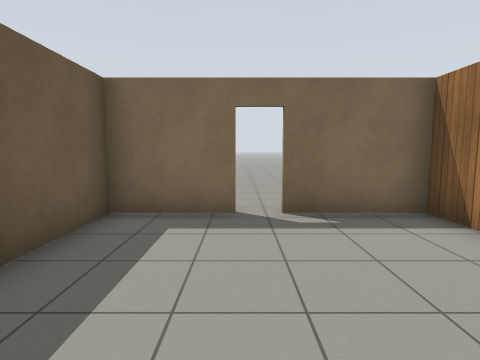
view 1 (above)

18 first-person views from a walk through a robot-simulator world made for Gazebo. The camera is 1.2 m above the floor, tilts 6° down and sees 80° across. The floor is counted in squares, 1 m on a side. Each view is taken from the middle of a square. On the plan, view 1 faces up. The plan holds only what a view shows up to about 12 squares ahead; the rest is blank. Simple patterns stand in for the simulator's built-in surfaces.

view 2
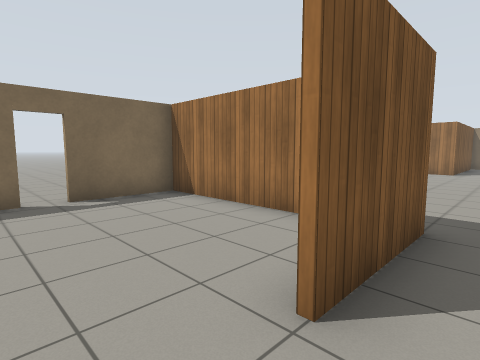

view 3
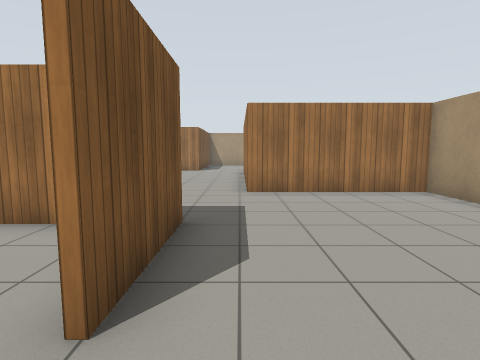

view 4
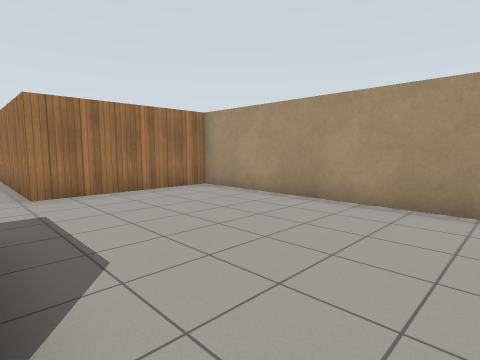

view 5
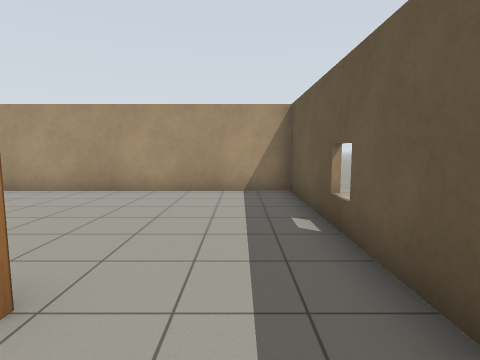

view 6
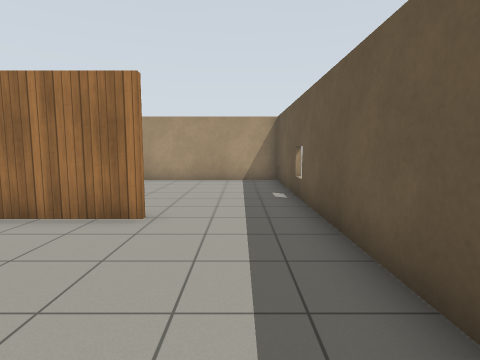

view 7
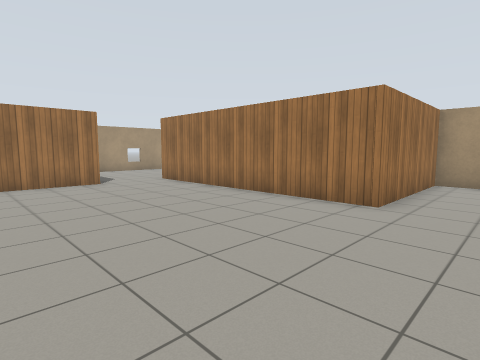

view 8
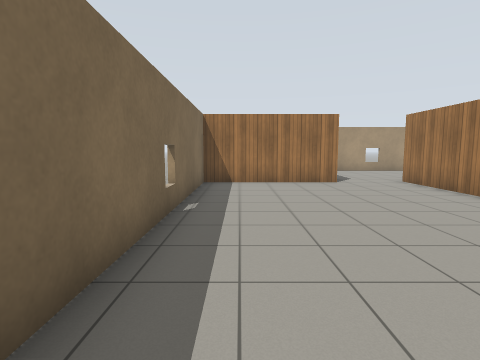

view 9
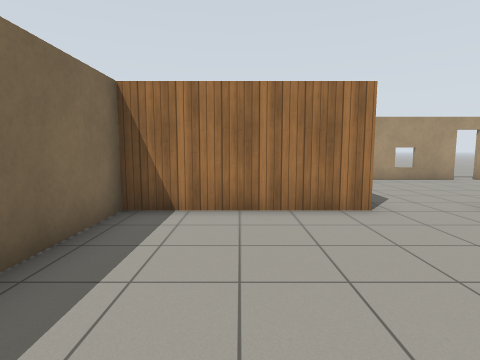

view 10
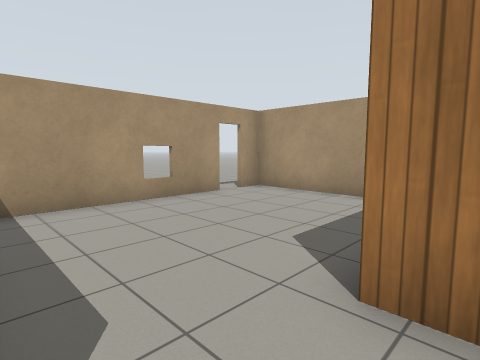

view 11
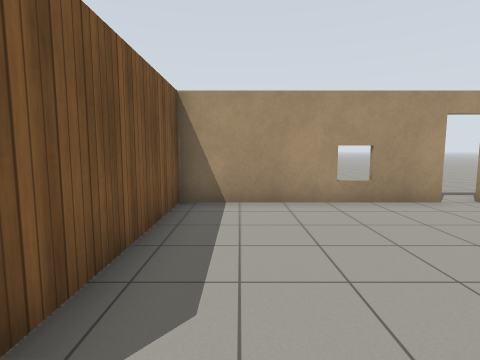

view 12
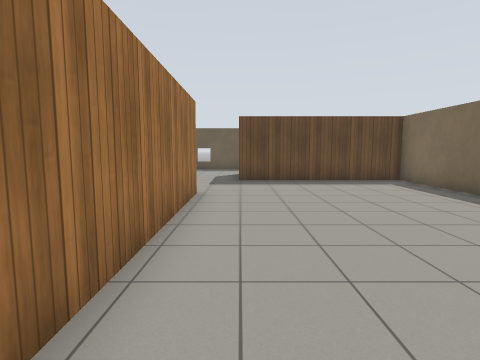

view 13
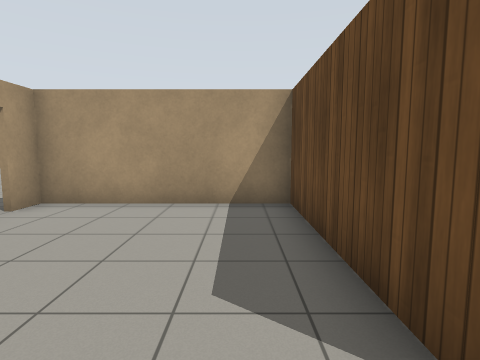

view 14
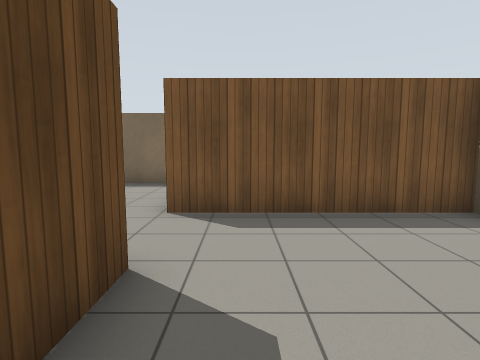

view 15
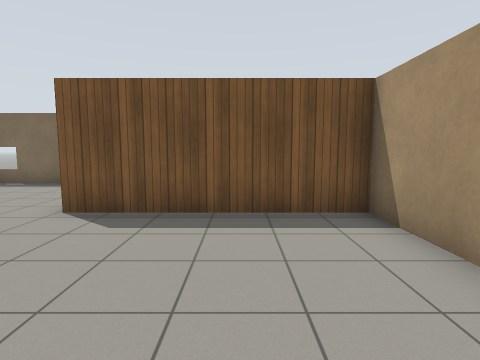

view 16
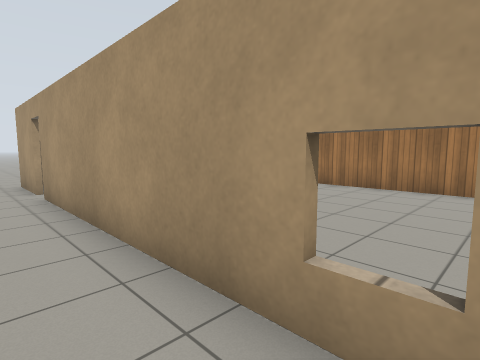

view 17
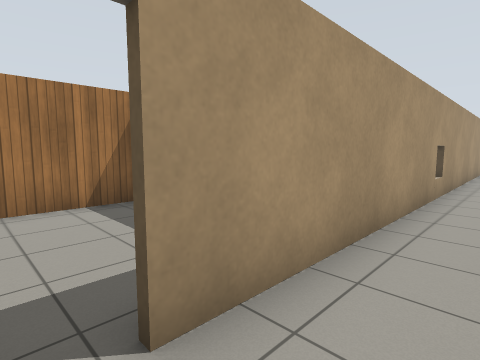

view 18
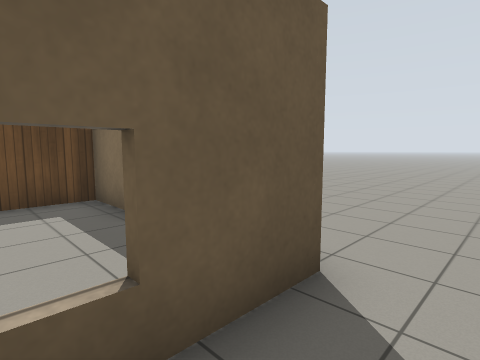

### Floor plan
Points are (right, up) in squares from view 1. A wall is a line through its corners. A room is listed if a view was taken in it or the views show most of it. See-through windows are left out.
Room 1 (views 1, 5, 6)
walls: (3.6, 0.9) (3.6, 5.5); (0.6, -0.9) (3.2, -0.9); (0, 5.3) (-2.5, 5.3) (-2.5, -0.4); (4, 5.3) (0.8, 5.3)
ways out: opening at (-0.5, -1) to room 2; open door at (0.5, 5) to room 5
Room 2 (views 2, 3, 4)
walls: (3.7, -1) (0.6, -1); (-2.5, -0.4) (-2.5, -7.4) (7.1, -7.4) (7.1, -2.2)
ways out: opening at (-0.5, -1) to room 1; opening at (5.5, -1.5) to room 3
Room 3 (views 7, 8, 9, 10, 11, 12)
walls: (7.1, -2.2) (15.9, -2.2); (15.6, 0.4) (15.6, 5.3) (4, 5.3); (3.7, 5.4) (3.7, -1)
ways out: opening at (5.5, -1.5) to room 2; opening at (16, -1) to room 4
Room 4 (views 13, 14, 15)
walls: (15.9, -2.2) (15.9, -7.4) (21.5, -7.4); (21.5, -5.6) (21.5, 0.4) (15.6, 0.4)
ways out: opening at (16, -1) to room 3; open door at (21.5, -6) to room 5
Room 5 (views 16, 17, 18)
walls: (3.6, 5.5) (18.4, 5.5); (19.1, 5.5) (21.6, 5.5) (21.6, 3)
ways out: open door at (0.5, 5) to room 1; open door at (21.5, -6) to room 4; open door at (18.5, 5) to room 6
Room 6 (no view inside)
walls: (17.5, 5.3) (15.9, 5.3) (15.9, 3.5); (16, 0.5) (18.5, 0.5)
ways out: open door at (18.5, 5) to room 5

Where each view was taken, in squares from view 1:
view 1: 0 up, 0 right, facing up
view 2: 2 down, 1 left, facing up-right
view 3: 2 down, 1 left, facing right
view 4: 1 down, 1 left, facing down-right
view 5: 1 up, 1 left, facing down
view 6: 4 up, 1 left, facing down
view 7: 4 up, 5 right, facing down-right
view 8: 4 up, 5 right, facing right
view 9: 3 up, 10 right, facing right
view 10: 0 up, 15 right, facing down-right
view 11: 1 down, 15 right, facing right
view 12: 1 down, 15 right, facing left
view 13: 1 down, 17 right, facing down
view 14: 5 down, 17 right, facing up
view 15: 5 down, 19 right, facing up
view 16: 7 up, 10 right, facing down-right
view 17: 7 up, 19 right, facing down-left
view 18: 3 up, 23 right, facing up-left
